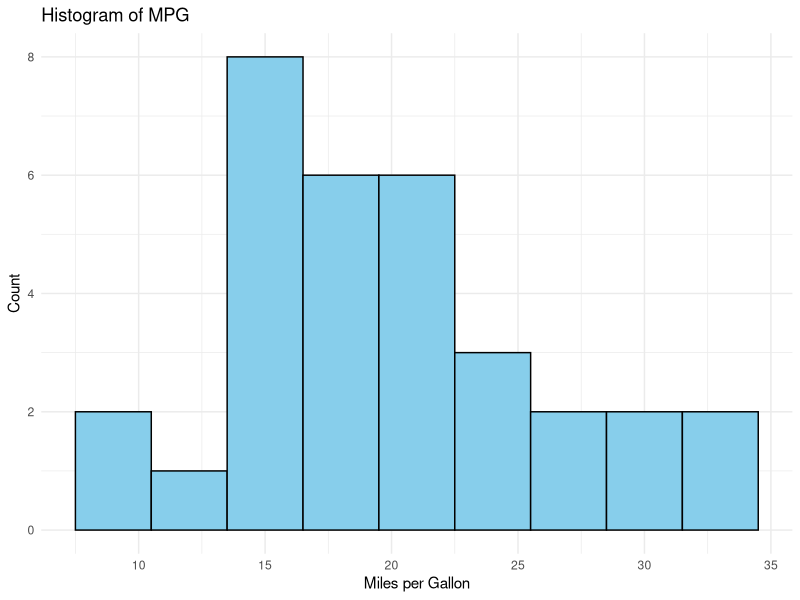
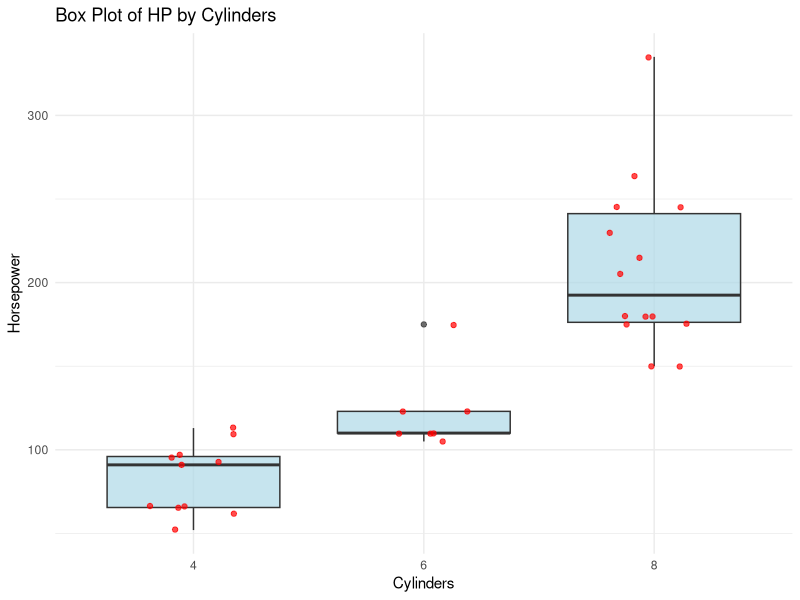
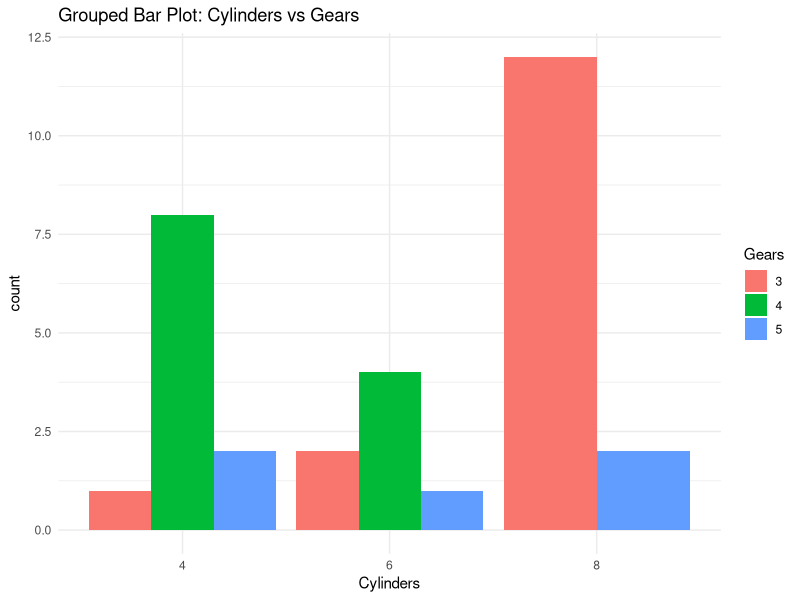
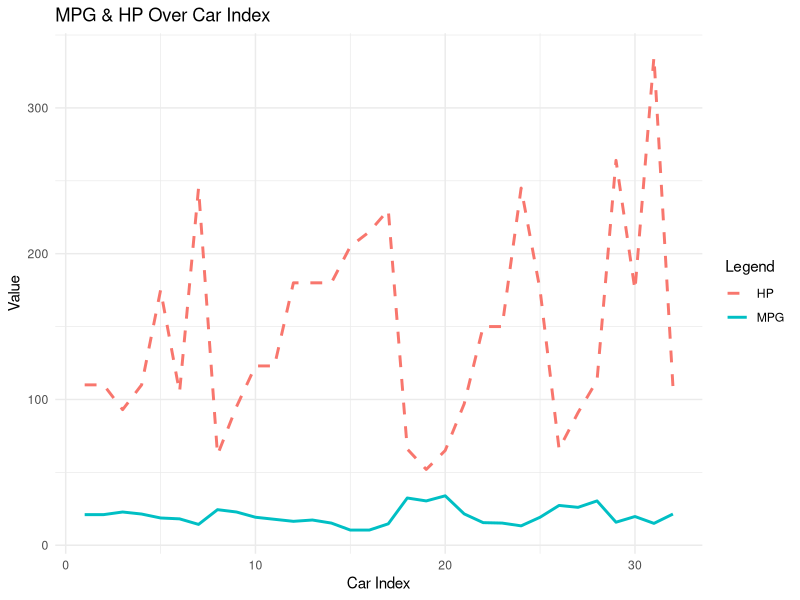

Write the R code that produced these figures, in order.
# Load mtcars dataset
data <- mtcars
#install.packages("ggplot2")
# View the first few rows
head(data)
library(ggplot2)

#histogram
ggplot(data, aes(x = mpg)) +
  geom_histogram(binwidth = 3, fill = "skyblue", color = "black") +
  theme_minimal() +
  labs(title = "Histogram of MPG", x = "Miles per Gallon", y = "Count")

#box plot with  
ggplot(data, aes(x = factor(cyl), y = hp)) +
  geom_boxplot(fill = "lightblue", alpha = 0.7) +  # Box plot
  geom_jitter(color = "red", width = 0.2, alpha = 0.7) +  # Jittered points
  theme_minimal() +
  labs(title = "Box Plot of HP by Cylinders", x = "Cylinders", y = "Horsepower")

# Grouped Bar Plot
ggplot(data, aes(x = factor(cyl), fill = factor(gear))) +
  geom_bar(position = "dodge") +  # Grouped bars
  theme_minimal() +
  labs(title = "Grouped Bar Plot: Cylinders vs Gears", x = "Cylinders", fill = "Gears")

#Line Plot with Multiple Lines 
ggplot(data) +
  geom_line(aes(x = seq_along(mpg), y = mpg, color = "MPG"), size = 1) +
  geom_line(aes(x = seq_along(hp), y = hp, color = "HP"), size = 1, linetype = "dashed") +
  theme_minimal() +
  labs(title = "MPG & HP Over Car Index", x = "Car Index", y = "Value", color = "Legend")
 